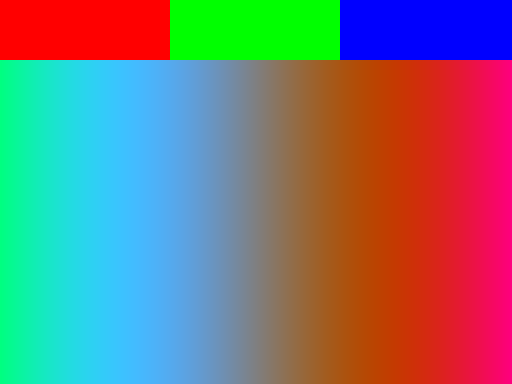
#> input picture input.bmp, 512 x 384 px
$ python 'lab 1.py'
#> lines starting #> are read from the running program, lines starting #| are printed output that depends on the picture
# Вход 'input.bmp'.
# Если 'input.bmp' не найден — градиент.
# Выход: yiq_Y.bmp, yiq_I.bmp, yiq_Q.bmp
from PIL import Image
import numpy as np
import matplotlib.pyplot as plt
import os

input_path = "input.bmp"


if not os.path.exists(input_path):
    w, h = 512, 384
    demo = np.zeros((h, w, 3), dtype=np.uint8)
    # фон - горизонтальный градиент
    for x in range(w):
        demo[:, x, 0] = int(255 * x / (w-1))   # R gradient
        demo[:, x, 1] = int(255 * (w-1-x) / (w-1))  # G inverse gradient
        demo[:, x, 2] = int(128 + 127 * np.sin(2*np.pi*x/w))  # B sinusoid
    # добавим цветные полосы сверху
    demo[:60, :170] = [255, 0, 0]
    demo[:60, 170:340] = [0, 255, 0]
    demo[:60, 340:] = [0, 0, 255]
    Image.fromarray(demo).save(input_path, format='BMP')        # Генерация градиента


img = Image.open(input_path).convert('RGB') # открыть BMP в RGB
#> img is the input picture: PIL image 512x384 RGB; mean R, G, B 120.4, 120.4, 121
arr = np.asarray(img).astype(np.float32) / 255.0  # PIL-изображение в NumPy-массив формы (h, w, 3) и нормализация 0 - 1.0 для матричных операция

# Матрица преобразования RGB -> YIQ
M = np.array([[0.299,  0.587,  0.114],
              [0.596, -0.274, -0.322],
              [0.211, -0.523,  0.312]], dtype=np.float32)

# и обратная матрица YIQ -> RGB
Minv = np.array([[1.0,  0.956,  0.621],
                 [1.0, -0.272, -0.647],
                 [1.0, -1.106,  1.703]], dtype=np.float32)

# вычисляем YIQ
h, w, _ = arr.shape # извлекаем высоту h и ширину w
#> h = 384; w = 512
flat = arr.reshape(-1, 3) # преобразуем 3D массив в 2D (каждый пиксель становится строкой из 3 значений RGB)
yiq = flat @ M.T #  транспонированная матрица M
yiq = yiq.reshape(h, w, 3) # преобразуем обратно в 3D массив (изображение)
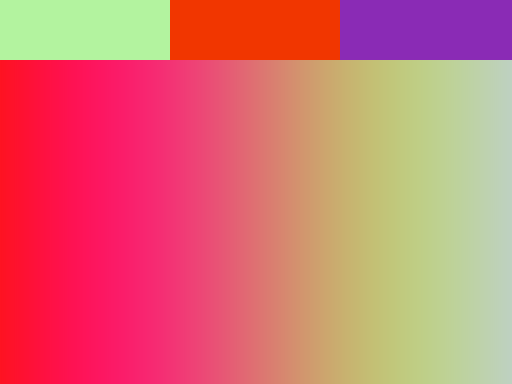
#> yiq: shape (384, 512, 3) float32; mean of channels 0, 1, 2 0.472, -0.000731, 0.000709; drawn with min black and max white

# извлекаем отдельные каналы Y, I, Q из преобразованного изображения
Y = yiq[:, :, 0]
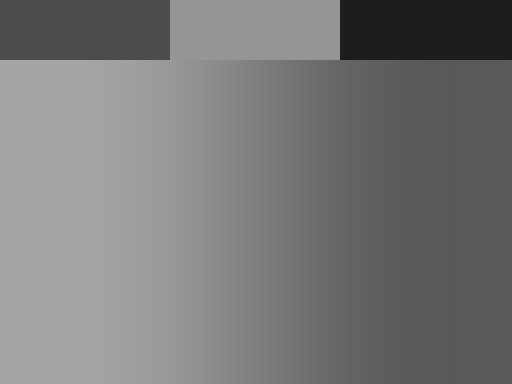
#> Y: shape (384, 512) float32; min 0.114, max 0.647, mean 0.472
I = yiq[:, :, 1]
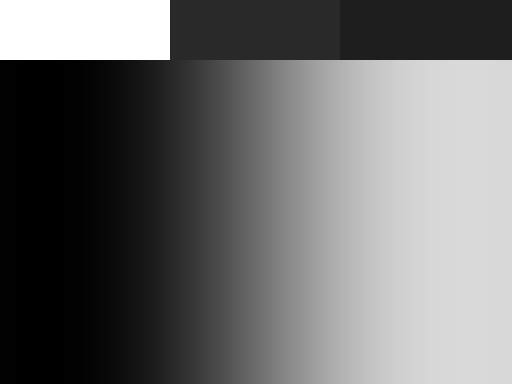
#> I: shape (384, 512) float32; min -0.445, max 0.596, mean -0.000731; drawn with min black and max white
Q = yiq[:, :, 2]
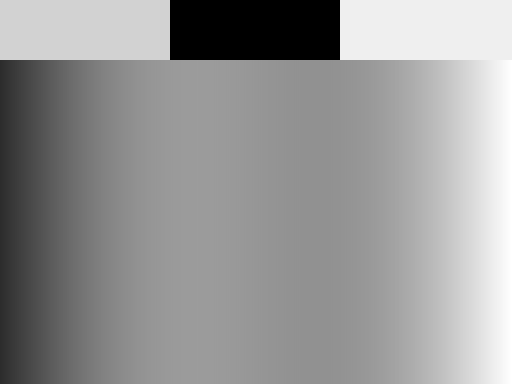
#> Q: shape (384, 512) float32; min -0.523, max 0.365, mean 0.000709; drawn with min black and max white


# функция для создания RGB-изображения, в котором оставлен только один канал Y/I/Q
def channel_to_rgb(channel_index):
    # создаем массив YIQ такого же размера, заполненный нулями
#> called with channel_index = 0
    yiq_zero = np.zeros_like(yiq)
    # копируем только выбранный канал (Y, I или Q) в нулевой массив
    yiq_zero[:, :, channel_index] = yiq[:, :, channel_index]
    # преобразуем обратно в RGB пространство, используя обратную матрицу
    rgb = yiq_zero.reshape(-1, 3) @ Minv.T  # Матричное умножение
    rgb = rgb.reshape(h, w, 3)  # Возвращаем к форме изображения
    # ограничиваем значения пикселей диапазоном [0, 1] (на случай выхода за границы)
    rgb_clipped = np.clip(rgb, 0.0, 1.0)
    # преобразуем нормализованные значения обратно в 8-битные [0, 255]
    rgb_uint8 = (rgb_clipped * 255).astype(np.uint8)
    return rgb_uint8

rgb_Y = channel_to_rgb(0)
rgb_I = channel_to_rgb(1)
#> call 2 of channel_to_rgb, with channel_index = 1
#> in channel_to_rgb (call 2), `yiq_zero[:, :, channel_index] = yiq[:, :, channel_index]`:
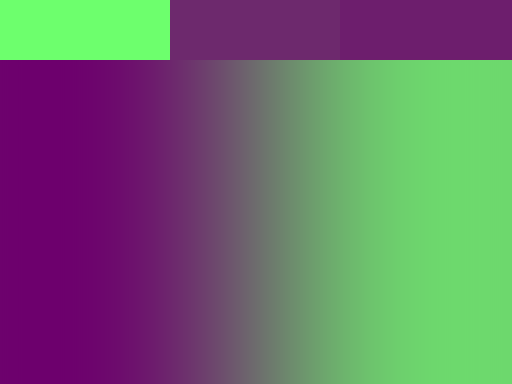
#> yiq_zero: shape (384, 512, 3) float32; mean of channels 0, 1, 2 0, -0.000731, 0; drawn with min black and max white
rgb_Q = channel_to_rgb(2)
#> call 3 of channel_to_rgb, with channel_index = 2
#> in channel_to_rgb (call 3), `rgb = rgb.reshape(h, w, 3)`:
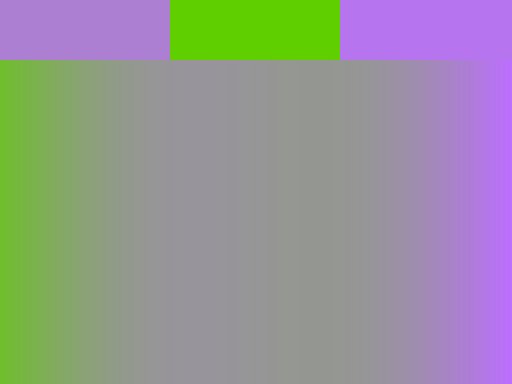
#> rgb: shape (384, 512, 3) float32; mean of channels 0, 1, 2 0.00044, -0.000458, 0.00121; drawn with min black and max white
#> in channel_to_rgb (call 3), `rgb_clipped = np.clip(rgb, 0.0, 1.0)`:
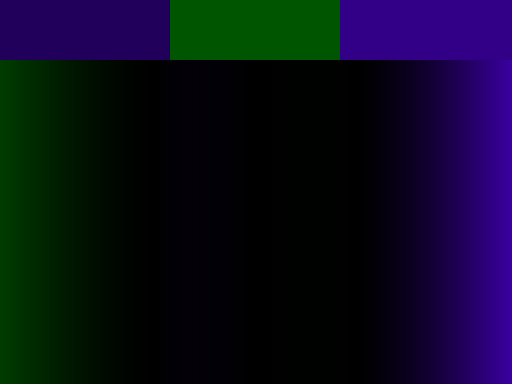
#> rgb_clipped: shape (384, 512, 3) float32; mean of channels 0, 1, 2 0.042, 0.0432, 0.115; drawn as R, G, B

# Сохраняем результаты
out_Y = 'yiq_Y.bmp'
out_I = 'yiq_I.bmp'
out_Q = 'yiq_Q.bmp'
Image.fromarray(rgb_Y).save(out_Y, format='BMP')
Image.fromarray(rgb_I).save(out_I, format='BMP')
Image.fromarray(rgb_Q).save(out_Q, format='BMP')

# Выводим исходное и три канала рядом
fig, axes = plt.subplots(1, 3, figsize=(15, 5))
axes[0].imshow(rgb_Y)
axes[0].set_title('Y-channel (I=Q=0)')
axes[1].imshow(rgb_I)
axes[1].set_title('I-channel (Y=Q=0)')
axes[2].imshow(rgb_Q)
axes[2].set_title('Q-channel (Y=I=0)')
for ax in axes:
    ax.axis('off')

fig2, ax2 = plt.subplots(1, 1, figsize=(5, 5))
ax2.imshow(img)
ax2.set_title('Original (RGB)')
ax2.axis('off')

plt.tight_layout()
plt.show()


out_paths = {
    'Y_channel': out_Y,
    'I_channel': out_I,
    'Q_channel': out_Q,
    'input_used': input_path
}
out_paths
